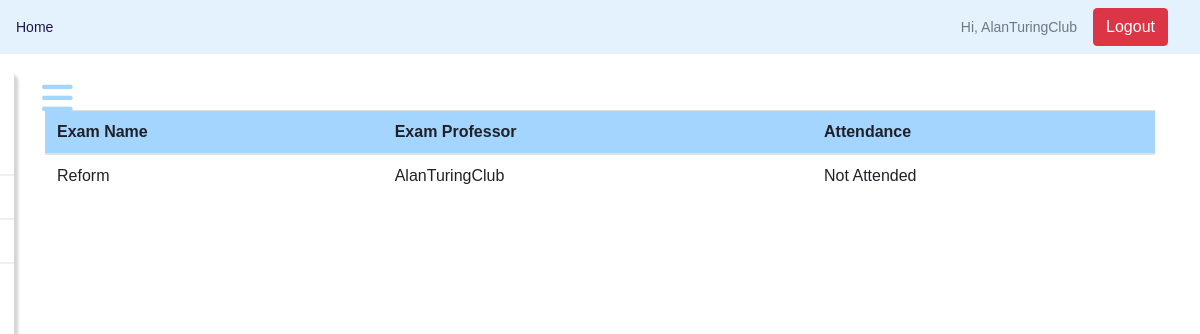
/exams/student/attendance/ (signed in), run on an earlier commit of the app's database.
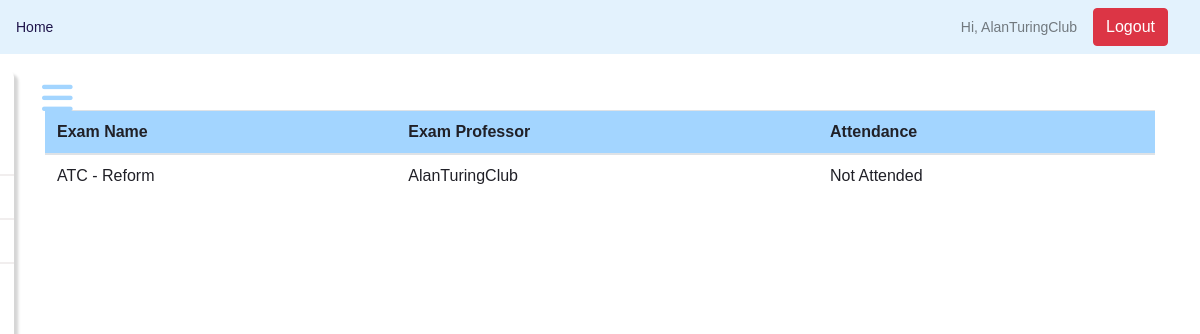
And on a later commit of the database.
### questions/models.py (models this page shows, shortened)
class Exam_Model(models.Model):
    professor = models.ForeignKey(User, limit_choices_to={'groups__name': "Professor"}, on_delete=models.CASCADE)
    name = models.CharField(max_length=50)
    total_marks = models.IntegerField()
    question_paper = models.ForeignKey(Question_Paper, on_delete=models.CASCADE, related_name='exams')
    start_time = models.DateTimeField(default=datetime.now())
    end_time = models.DateTimeField(default=datetime.now())

### questions/views.py (the view)
# urls.py: path('student/attendance/',views.view_students_attendance,name="view_students_attendance")
@login_required(login_url='login')
def view_students_attendance(request):
    exams = Exam_Model.objects.all()
    list_of_completed = []
    list_un = []
    for exam in exams:
        if StuExam_DB.objects.filter(examname=exam.name ,student=request.user).exists():
            if StuExam_DB.objects.get(examname=exam.name,student=request.user).completed == 1:
                list_of_completed.append(exam)
        else:
            list_un.append(exam)
    return render(request,'exam/attendance.html',{
        'exams':list_un,
        'completed':list_of_completed
    })

### templates/exam/attendance.html (shortened to what this page needs)
{% extends 'base.html' %}
{% block body %}
    <div class="container">
        {% if exams %}
                <table class="table">
                    <thead class="thead" style="background-color: #a3d5ff;">
                        <tr>
                        <th scope="col">Exam Name</th>
                        <th scope="col">Exam Professor</th>
                        <th scope="col">Attendance</th>
                        </tr>
                    </thead>
                {% for exam in exams %}
                        <tbody>
                            <tr>
                            <td>{{exam.name}}</td>
                            <td>{{exam.professor}}</td>
                            <td>Not Attended</tr>
                        </tbody>
                {% endfor %}
                </table>
        {% endif %}
    </div>
{% endblock %}

What changed in the data, as far as the page shows it:
removed Exam_Model: name "Reform", professor "AlanTuringClub"
added Exam_Model: name "ATC - Reform", professor "AlanTuringClub"
